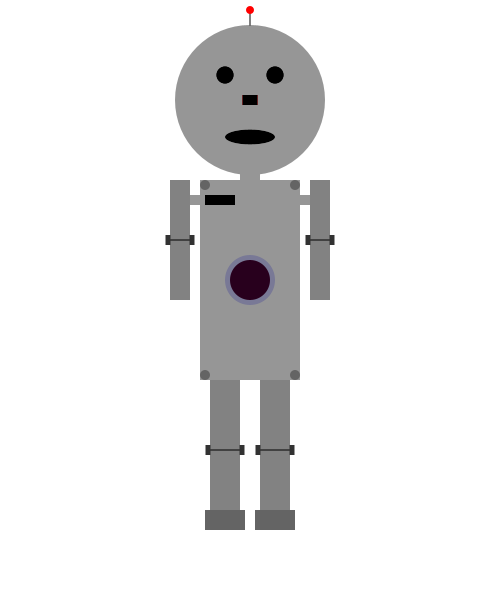
Frame 1 (no input)
Frame 60 (the mouse pressed at the canvas centre just before this capture): identical to frame 1, image omitted
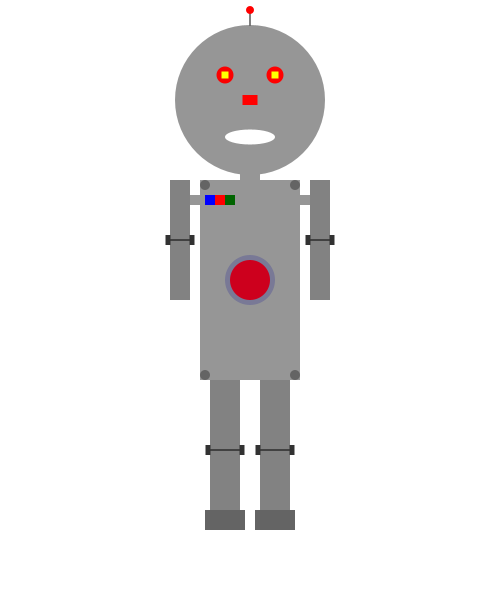
Frame 120 (the mouse held since frame 60 and released just before this capture)

The Processing sketch that drew these frames (run headless with seeded random() and noise(); from frame 60 on, the mouse is pressed at the canvas centre):

// Processing sketch: processing_120322
// ── processing_120322.pde

void setup() {
  size(500,600);
}
void draw() {
background(255);
noStroke();
fill(150);
ellipseMode(CENTER);
ellipse(250,100,150,150);//the head
fill(0);
rectMode(CENTER);
rect(250,18,1,15);
fill(255,0,0);
ellipseMode(CENTER);
ellipse(250,10,8,8);//the antennae
fill(mouseX,0,0);
ellipseMode(CENTER);
ellipse(225,75,17,17);//eye number 1, changing colour according to mouse position
fill(mouseY,0,0);
ellipseMode(CENTER);
ellipse(275,75,17,17);//eye number 2, changing colour according to mouse position
fill(255,255,0);
rectMode(CENTER);
rect(225,75,7,7);//pupil number 1
fill(255,255,0);
rectMode(CENTER);
rect(275,75,7,7);//pupil number 2
fill(255,0,0);
rectMode(CENTER);
rect(250,100,15,10);//the nose
fill(255);
ellipseMode(CENTER);
ellipse(250,137,50,15);//the mouth
fill(150);
rectMode(CENTER);
rect(250,170,20,35);//the neck
fill(150);
rectMode(CENTER);
rect(250,280,100,200);//the body
fill(100);
ellipseMode(CENTER);
ellipse(205,185,10,10);
fill(100);
ellipseMode(CENTER);
ellipse(295,185,10,10);
fill(100);
ellipseMode(CENTER);
ellipse(205,375,10,10);
fill(100);
ellipseMode(CENTER);
ellipse(295,375,10,10);//the bolts
fill(150);
rectMode(CENTER);
rect(200,200,20,10);
fill(150);
rectMode(CENTER);
rect(300,200,20,10);
fill(130);
rectMode(CORNER);
rect(170,180,20,120);
fill(130);
rectMode(CENTER);
rect(320,240,20,120);//the arms
fill(0);
rectMode(CENTER);
rect(320,240,20,1);
fill(0);
rectMode(CENTER);
rect(180,240,20,1);
fill(50);
rectMode(CENTER);
rect(168,240,5,10);
fill(50);
rectMode(CENTER);
rect(192,240,5,10);
fill(50);
rectMode(CENTER);
rect(308,240,5,10);
fill(50);
rectMode(CENTER);
rect(332,240,5,10);//arm bolts/lines
fill(mouseY+50,0,0);
ellipseMode(CENTER);
ellipse(250,280,40,40);
fill(0,0,150,50);
ellipseMode(CENTER);
ellipse(250,280,50,50);
fill(0,0,mouseY-10);
rectMode(CENTER);
rect(210,200,10,10);
fill(mouseX+10,0,0);
rectMode(CENTER);
rect(220,200,10,10);
fill(0,mouseY-200,0);
rectMode(CENTER);
rect(230,200,10,10);//body buttons with colours changing according to where the mouse is
fill(130);
rectMode(CORNER);
rect(210,380,30,130);
fill(130);
rectMode(CORNER);
rect(260,380,30,130);//the legs
fill(0);
rectMode(CENTER);
rect(225,450,30,1);
fill(0);
rectMode(CENTER);
rect(275,450,30,1);
fill(50);
rectMode(CENTER);
rect(208,450,5,10);
fill(50);
rectMode(CENTER);
rect(242,450,5,10);
fill(50);
rectMode(CENTER);
rect(258,450,5,10);
fill(50);
rectMode(CENTER);
rect(292,450,5,10);//leg bolts/lines
fill(100);
rectMode(CORNER);
rect(205,510,40,20);
fill(100);
rectMode(CORNER);
rect(255,510,40,20);//the feet
if (!mousePressed) {
fill(0);
ellipseMode(CENTER);
ellipse(250,137,50,15);
fill(0);
rectMode(CENTER);
rect(250,100,15,10);
fill(0);
ellipseMode(CENTER);
ellipse(225,75,17,17);
fill(0);
ellipseMode(CENTER);
ellipse(275,75,17,17);
fill(0);
rectMode(CENTER);
rect(210,200,10,10);
fill(0);
rectMode(CENTER);
rect(220,200,10,10);
fill(0);
rectMode(CENTER);
rect(230,200,10,10);//when the mouse isn't clicked, the eyes and buttons are off
  }
}
